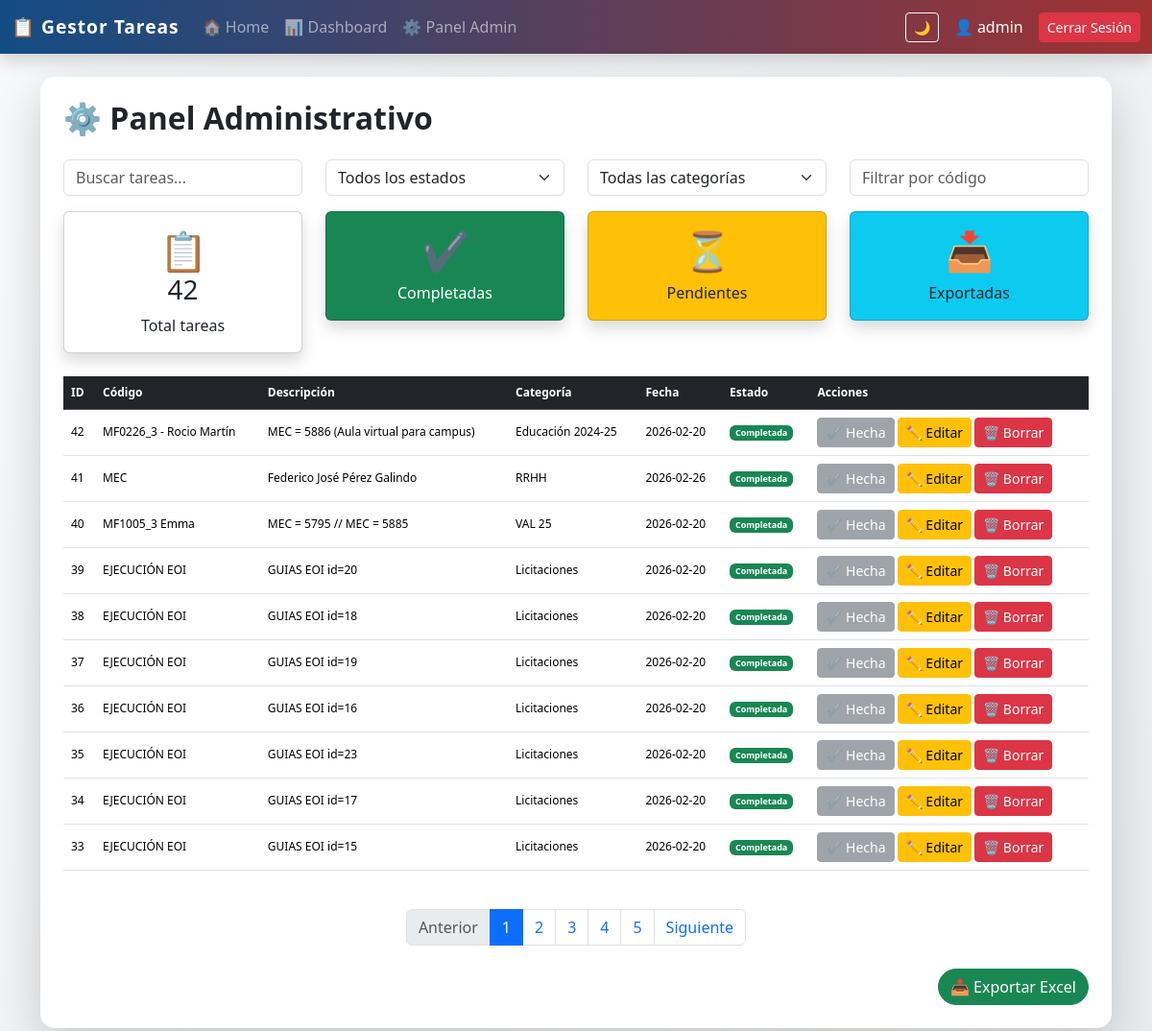
Page /admin (signed in) on the committed database.
### tables this page shows
CREATE TABLE tareas (
            id INTEGER PRIMARY KEY AUTOINCREMENT,
            descripcion TEXT NOT NULL,
            categoria TEXT,
            fecha TEXT,
            completada INTEGER DEFAULT 0,
            codigo TEXT,
            usuario_id INTEGER,
            FOREIGN KEY (usuario_id) REFERENCES usuarios(id)
        );

### app_web.py (the view)
@app.route("/admin")
@login_required
def admin():
    if session.get("es_admin") != 1:
        return redirect("/")
    filtro_cat = request.args.get("categoria", "")
    filtro_est = request.args.get("estado", "")
    page = request.args.get("page", 1, type=int)
    per_page = 10
    offset = (page - 1) * per_page
    conn = get_connection()
    cursor = conn.cursor()
    query_base = "FROM tareas WHERE 1=1"
    params = []
    if filtro_cat:
        query_base += " AND categoria = ?"
        params.append(filtro_cat)
    if filtro_est:
        valor_est = 1 if filtro_est == "Completada" else 0
        query_base += " AND completada = ?"
        params.append(valor_est)
    cursor.execute(f"SELECT COUNT(*) {query_base}", params)
    total_filtrado = cursor.fetchone()[0]
    total_pages = (total_filtrado + per_page - 1) // per_page if total_filtrado > 0 else 1
    if page > total_pages:
        page = 1
        offset = 0
    cursor.execute(f"""
        SELECT id, descripcion, categoria, fecha, completada, codigo, usuario_id
        {query_base}
        ORDER BY id DESC
        LIMIT ? OFFSET ?
    """, params + [per_page, offset])
    tareas = cursor.fetchall()
    cursor.execute("SELECT DISTINCT categoria FROM tareas WHERE categoria IS NOT NULL AND categoria != ''")
    categorias_lista = [row[0] for row in cursor.fetchall()]
    conn.close()
    return render_template(
        "admin.html",
        tareas=tareas,
        page=page,
        total_pages=total_pages,
        total=total_filtrado, # Ahora muestra el total del filtro
        categorias=categorias_lista,
        filtro_cat=filtro_cat,
        filtro_est=filtro_est
    )

### app_web.py (called while the page is built)
def get_connection():
    conn = sqlite3.connect(DB_NAME)
    conn.row_factory = sqlite3.Row
    return conn

def login_required(f):
    @wraps(f)
    def decorated_function(*args, **kwargs):
        if "user_id" not in session:
            return redirect(url_for("login"))
        return f(*args, **kwargs)
    return decorated_function

### templates/admin.html (shortened to what this page needs)
{% extends "base.html" %}
{% block content %}
<h2 class="mb-4 fw-bold">⚙ Panel Administrativo</h2>
<div class="row mb-3">
    <div class="col-md-3">
        <input type="text" id="buscador" class="form-control" placeholder="Buscar tareas...">
    </div>
    <div class="col-md-3">
        <select id="filtro_estado" class="form-select">
            <option value="">Todos los estados</option>
        </select>
    </div>
    <div class="col-md-3">
        <select id="filtro_categoria" class="form-select">
            <option value="">Todas las categorías</option>
        </select>
    </div>
    <div class="col-md-3">
        <input type="text" id="filtro_codigo" class="form-control" placeholder="Filtrar por código">
    </div>
</div>
<div class="row g-4 mb-4">
    <div class="col-md-3">
        <div class="card text-center shadow p-3">
            <div class="display-6">📋</div>
            <h3>{{ total }}</h3>
            <p class="mb-0">Total tareas</p>
        </div>
    </div>
    <div class="col-md-3">
        <div class="card text-center shadow p-3 bg-success text-white">
            <div class="display-6">✔</div>
            <p class="mb-0">Completadas</p>
        </div>
    </div>
    <div class="col-md-3">
        <div class="card text-center shadow p-3 bg-warning">
            <div class="display-6">⏳</div>
            <p class="mb-0">Pendientes</p>
        </div>
    </div>
    <div class="col-md-3">
        <div class="card text-center shadow p-3 bg-info text-dark">
            <div class="display-6">📥</div>
            <p class="mb-0">Exportadas</p>
        </div>
    </div>
</div>
<div class="table-responsive">
    <table class="table table-hover align-middle">
        <thead class="table-dark">
            <tr>
                <th>ID</th>
                <th>Código</th>
                <th>Descripción</th>
                <th>Categoría</th>
                <th>Fecha</th>
                <th>Estado</th>
                <th>Acciones</th>
            </tr>
        </thead>
        <tbody>
            {% for tarea in tareas %}
            <tr>
                <td>{{ tarea[0] }}</td>
                <td>{{ tarea[5] if tarea|length > 5 else '-' }}</td>
                <td>{{ tarea[1] }}</td>
                <td>{{ tarea[2] if tarea[2] else "General" }}</td>
                <td>{{ tarea[3] if tarea[3] else "-" }}</td>
                <td>
                    {% if tarea[4] == 1 %}
                        <span class="badge bg-success">Completada</span>
                    {% else %}
                        <span class="badge bg-warning text-dark">Pendiente</span>
                    {% endif %}
                </td>
                <td>
                    {% if tarea[4] == 0 %}
                        <a href="/completar/{{ tarea[0] }}" class="btn btn-sm btn-success">✔ Completar</a>
                    {% else %}
                        <button class="btn btn-sm btn-secondary" disabled>✔ Hecha</button>
                    {% endif %}
                    <a href="/editar/{{ tarea[0] }}" class="btn btn-sm btn-warning">✏ Editar</a>
                    <a href="/eliminar/{{ tarea[0] }}" class="btn btn-sm btn-danger"
                       onclick="return confirm('¿Seguro que deseas eliminar esta tarea?');">🗑 Borrar</a>
                </td>
            </tr>
            {% endfor %}
        </tbody>
    </table>
</div>
<nav class="mt-4">
    <ul class="pagination justify-content-center">
        <li class="page-item {% if page <= 1 %}disabled{% endif %}">
            <a class="page-link" href="?page={{ page - 1 }}">Anterior</a>
        </li>
        {% for p in range(1, total_pages + 1) %}
        <li class="page-item {% if p == page %}active{% endif %}">
            <a class="page-link" href="?page={{ p }}">{{ p }}</a>
        </li>
        {% endfor %}
        <li class="page-item {% if page >= total_pages %}disabled{% endif %}">
            <a class="page-link" href="?page={{ page + 1 }}">Siguiente</a>
        </li>
    </ul>
</nav>
{% endblock %}

### templates/base.html (style rules this page uses)
body { background: linear-gradient(135deg, #f8f9fa, #e9ecef); transition: all 0.3s ease; }
.table-responsive { overflow-x: auto; -webkit-overflow-scrolling: touch; font-size: 12px; }

### rows in the picture
tareas: id "42", codigo "MF0226_3 - Rocio Martín", descripcion "MEC = 5886 (Aula virtual para campus)", categoria "Educación 2024-25", fecha "2026-02-20", completada "Completada"
tareas: id "41", codigo "MEC", descripcion "Federico José Pérez Galindo", categoria "RRHH", fecha "2026-02-26", completada "Completada"
tareas: id "40", codigo "MF1005_3 Emma", descripcion "MEC = 5795 // MEC = 5885", categoria "VAL 25", fecha "2026-02-20", completada "Completada"
tareas: id "39", codigo "EJECUCIÓN EOI", descripcion "GUIAS EOI id=20", categoria "Licitaciones", fecha "2026-02-20", completada "Completada"
tareas: id "38", codigo "EJECUCIÓN EOI", descripcion "GUIAS EOI id=18", categoria "Licitaciones", fecha "2026-02-20", completada "Completada"
tareas: id "37", codigo "EJECUCIÓN EOI", descripcion "GUIAS EOI id=19", categoria "Licitaciones", fecha "2026-02-20", completada "Completada"
tareas: id "36", codigo "EJECUCIÓN EOI", descripcion "GUIAS EOI id=16", categoria "Licitaciones", fecha "2026-02-20", completada "Completada"
tareas: id "35", codigo "EJECUCIÓN EOI", descripcion "GUIAS EOI id=23", categoria "Licitaciones", fecha "2026-02-20", completada "Completada"
tareas: id "34", codigo "EJECUCIÓN EOI", descripcion "GUIAS EOI id=17", categoria "Licitaciones", fecha "2026-02-20", completada "Completada"
tareas: id "33", codigo "EJECUCIÓN EOI", descripcion "GUIAS EOI id=15", categoria "Licitaciones", fecha "2026-02-20", completada "Completada"

### other values in the picture
{{ session['user'] }} "admin"
{{ total }} "42"
{{ p }} "1" "2" "3" "4" "5"
